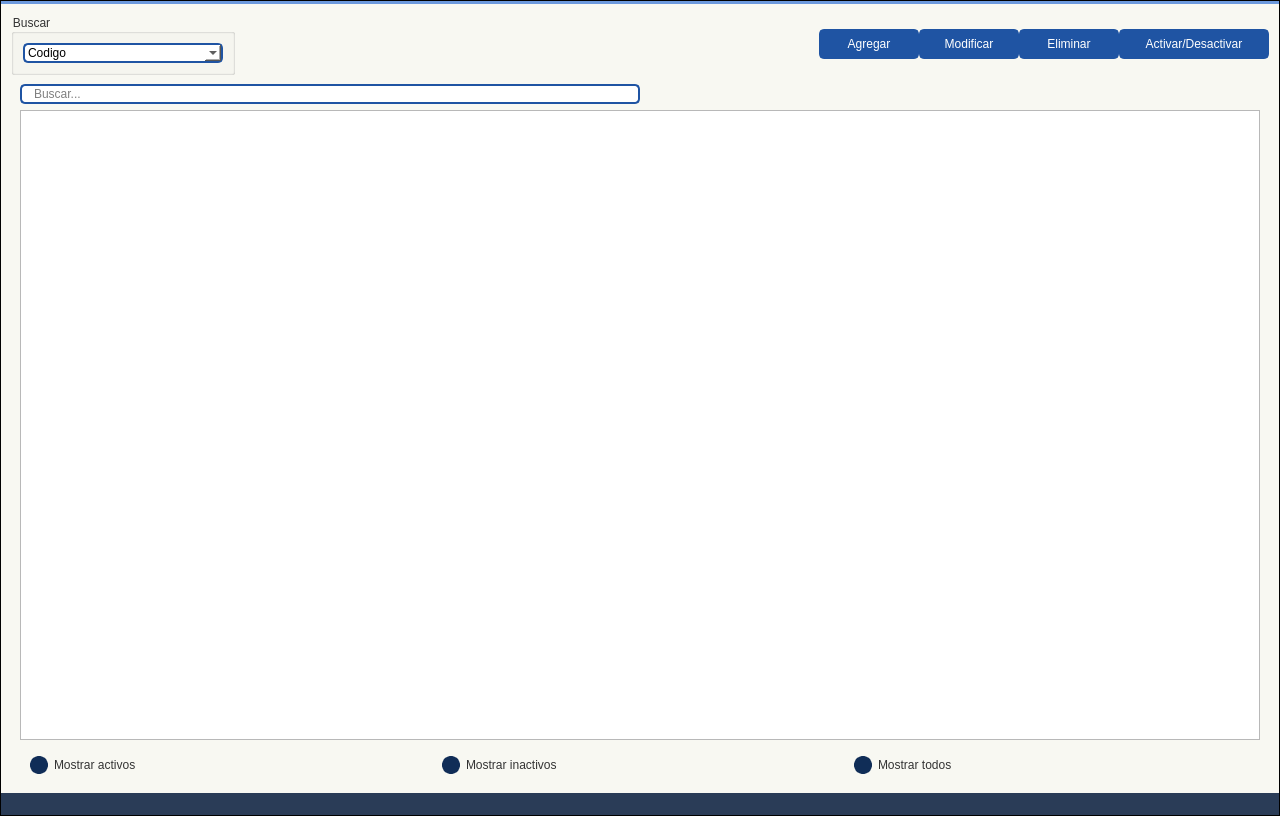
<?xml version="1.0" encoding="UTF-8"?>
<ui version="4.0">
 <author>Wanderson M. Pimenta</author>
 <class>MainWindow</class>
 <widget class="QMainWindow" name="MainWindow">
  <property name="geometry">
   <rect>
    <x>0</x>
    <y>0</y>
    <width>1280</width>
    <height>816</height>
   </rect>
  </property>
  <property name="minimumSize">
   <size>
    <width>1280</width>
    <height>720</height>
   </size>
  </property>
  <property name="windowTitle">
   <string/>
  </property>
  <property name="windowIcon">
   <iconset>
    <normaloff>:/images/images/images/Logo_vertical.png</normaloff>:/images/images/images/Logo_vertical.png</iconset>
  </property>
  <widget class="QWidget" name="styleSheet">
   <property name="font">
    <font>
     <family>Segoe UI</family>
     <pointsize>9</pointsize>
     <weight>50</weight>
     <italic>false</italic>
     <bold>false</bold>
    </font>
   </property>
   <property name="styleSheet">
    <string notr="true">QWidget{
	color: #333;
	font: 9pt &quot;Segoe UI&quot;;
}

/* ----------------- Bg App ----------------- */
#bgApp {	
	background-color: #f8f8f2;
	border: 1px solid black;
    color: #44475a;
}

/* ----------------- Left Menu ----------------- */
/* color de la barra lateral */
#leftMenuBg {	
	background-color: #1F54A3;
}

#topLogo {
	background-color: #1F54A3;
	background-image: ;
	image: url(:/images/images/images/Logo.png);
	background-position: centered;
	background-repeat: no-repeat;
}

#titleLeftApp { font: 63 12pt &quot;Segoe UI Semibold&quot;; color: #f8f8f2; }
#titleLeftDescription { font: 8pt &quot;Segoe UI&quot;; color: rgb(121, 172, 247); }

/* -----------------  MENUS ----------------- */


#topMenu .QPushButton {	
	background-position: left center;
    background-repeat: no-repeat;
	border: none;
	border-left: 22px solid transparent;
	background-color: transparent;
	text-align: left;
	padding-left: 44px;
    color: #f8f8f2;
}

#topMenu .QPushButton:hover {
	background-color: #286FD6;
}
#topMenu .QPushButton:pressed {	
	background-color: #2A3C57;
	color: rgb(255, 255, 255);
}
#bottomMenu .QPushButton {	
	background-position: left center;
    background-repeat: no-repeat;
	border: none;
	border-left: 20px solid transparent;
	background-color:transparent;
	text-align: left;
	padding-left: 44px;
    color: #f8f8f2;
}
#bottomMenu .QPushButton:hover {
	background-color: #286FD6;
}
#bottomMenu .QPushButton:pressed {	
	background-color: #2A3C57;
	color: rgb(255, 255, 255);
}


/*la linea fina */
#leftMenuFrame{
	border-top: 3px solid #286FD6;
}


/* ----------------- Toggle Button ----------------- */

/*boton de las 3 lineas*/

#toggleButton {
	background-position: left center;
    background-repeat: no-repeat;
	border: none;
	border-left: 20px solid transparent;
	background-color: #6C99DD;
	text-align: left;
	padding-left: 44px;
	color: #f8f8f2;
}
#toggleButton:hover {
	background-color: #286FD6;
}
#toggleButton:pressed {	
	background-color: #2A3C57;
	color: rgb(255, 255, 255);
}



/* ----------------- Content App ----------------- */


/*barra fero de arriba*/
#contentTopBg{	background-color: #1F54A3; } 
/*la linea fina debajo de la linea fero*/
#contentBottom{ border-top: 3px solid #6C99DD; }

/*El color de la letra*/
#titleRightInfo{ color: #f8f8f2; }

/*El margen de la letra*/
#titleRightInfo { padding-left: 10px; }




/* ----------------- Top Buttons ----------------- */
/*minimizar, maximizar, cerrar*/
#rightButtons .QPushButton { background-color: rgba(255, 255, 255, 0); border: none;  border-radius: 5px; }
#rightButtons .QPushButton:hover { background-color: #286FD6; border-style: solid; border-radius: 4px; }
#rightButtons .QPushButton:pressed { background-color: #2A3C57; border-style: solid; border-radius: 4px; }




/* ----------------- Bottom Bar ----------------- */
/*Status bar (inferior)*/
#bottomBar { background-color: #2A3C57 }
#bottomBar QLabel { font-size: 11px; color: #f8f8f2; padding-left: 10px; padding-right: 10px; padding-bottom: 2px; }


/* ----------------- QTableWidget ----------------- */
QTableWidget {	
	background-color: transparent;
/*	padding: 10px;*/
	border-radius: 5px;
	gridline-color: #6C99DD;
    outline: none;
}
QTableWidget::item{
	border-color: tranparent;
	padding-left: 5px;
	padding-right: 5px;
	gridline-color: transparent;
}

QTableWidget::item:selected{
	background-color:#6C99DD; /*color al seleccionar el cuadro*/
    color: white;/*color de la letra en el cuadro*/
}

QHeaderView::section{
	background-color: white;
	border: none;
	border-style: none;
}

/*
QTableWidget::horizontalHeader {	
	background-color: #6272a4;
}
*/

QHeaderView::section:horizontal
{
    border: 1px solid #1F54A3;
	background-color: #1F54A3;
/*	padding: 3px;*/
	border-top-left-radius: 7px;
    border-top-right-radius: 7px;
    color: white;
}

QHeaderView::section:vertical
{
    border: 1px solid #1F54A3;
	border-top-left-radius: 7px;
    border-bottom-left-radius: 7px;
	padding-left:4px;
}




/* ----------------- LineEdit  ----------------- */
QLineEdit {
	border-radius: 5px;
	border: 2px solid #1F54A3;
	padding-left: 10px;
	selection-color: white;
	selection-background-color: #2A3C57;
    color: black;
}
QLineEdit:hover {
	border: 2px solid rgb(98, 114, 164);
}
QLineEdit:focus {
	border: 2px solid #2A3C57;
}




/* ----------------- ScrollBars ----------------- */
/*tamaño y bordes*/
QScrollBar:horizontal {
    border: none;
    background: #6272a4;
    height: 8px;
    margin: 0px 21px 0 21px;
	border-radius: 0px;
}
/*la linea*/
QScrollBar::handle:horizontal {
    background: #296FD6;
    min-width: 25px;

}
/*bordecito inferior derecho*/
QScrollBar::add-line:horizontal {
    border: none;
    background: #102D57;
    width: 20px;
	border-top-right-radius: 4px;
    border-bottom-right-radius: 4px;
    subcontrol-position: right;
    subcontrol-origin: margin;
}
/*bordecito inferior izquierdo*/
QScrollBar::sub-line:horizontal {
    border: none;
    background: #102D57;
    width: 20px;
	border-top-left-radius: 4px;
    border-bottom-left-radius: 4px;
    subcontrol-position: left;
    subcontrol-origin: margin;
}

/*tamaño y bordes*/
 QScrollBar:vertical {
	border: none;
    background-color: #6272a4;
    width: 8px;
    margin: 21px 0 21px 0;
	border-radius: 0px;
 }
/*la linea*/
 QScrollBar::handle:vertical {	
	background: #296FD6;
    min-height: 25px;

 }
/*bordecito lateral inferior*/
 QScrollBar::add-line:vertical {
     border: none;
    background: #102D57;
     height: 20px;
	border-bottom-left-radius: 4px;
    border-bottom-right-radius: 4px;
     subcontrol-position: bottom;
     subcontrol-origin: margin;
 }
/*bordecito lateral superior*/
 QScrollBar::sub-line:vertical {
	border: none;
    background: #102D57;
     height: 20px;
	border-top-left-radius: 4px;
    border-top-right-radius: 4px;
     subcontrol-position: top;
     subcontrol-origin: margin;
 }

/* ----------------- RadioButton ----------------- */
QRadioButton::indicator {
    border: 3px solid #102D57;
	width: 12px;
	height: 12px;
	border-radius: 9px;
    background: #102D57;
}

QRadioButton::indicator:hover {
    border: 3px solid #1F54A3;
}

QRadioButton::indicator:checked {
    background: 3px solid #296FD6;
	border: 3px solid #296FD6;	
}
/* ----------------- QComboBox ----------------- */
QComboBox{
	background-color: white;
	border-radius: 5px;
	border: 2px solid #1F54A3;
    color: black;
}
QComboBox:hover{
	border: 2px solid #7284b9;
}
QComboBox::drop-down {
	subcontrol-origin: padding;
	subcontrol-position: top right;
	width: 25px; 
	border-left-width: 3px;
	border-left-color: white;
	border-left-style: solid;
	border-top-right-radius: 3px;
	background-image:url(:/icons/images/icons/cil-arrow-bottom.png);
	border-bottom-right-radius: 3px;	
	background-position: center;
	background-repeat: no-reperat;
 }

QComboBox QAbstractItemView {
	color: white;	
	background-color: #1F54A3;
	
	selection-background-color: #1F54A3;
}




</string>
   </property>
   <layout class="QGridLayout" name="gridLayout_10">
    <property name="leftMargin">
     <number>0</number>
    </property>
    <property name="topMargin">
     <number>0</number>
    </property>
    <property name="rightMargin">
     <number>0</number>
    </property>
    <property name="bottomMargin">
     <number>0</number>
    </property>
    <property name="spacing">
     <number>0</number>
    </property>
    <item row="0" column="0">
     <widget class="QFrame" name="bgApp">
      <property name="styleSheet">
       <string notr="true"/>
      </property>
      <property name="frameShape">
       <enum>QFrame::NoFrame</enum>
      </property>
      <property name="frameShadow">
       <enum>QFrame::Raised</enum>
      </property>
      <layout class="QHBoxLayout" name="appLayout">
       <property name="spacing">
        <number>0</number>
       </property>
       <property name="leftMargin">
        <number>0</number>
       </property>
       <property name="topMargin">
        <number>0</number>
       </property>
       <property name="rightMargin">
        <number>0</number>
       </property>
       <property name="bottomMargin">
        <number>0</number>
       </property>
       <item>
        <widget class="QFrame" name="contentBox">
         <property name="frameShape">
          <enum>QFrame::NoFrame</enum>
         </property>
         <property name="frameShadow">
          <enum>QFrame::Raised</enum>
         </property>
         <layout class="QVBoxLayout" name="verticalLayout_2">
          <property name="spacing">
           <number>0</number>
          </property>
          <property name="leftMargin">
           <number>0</number>
          </property>
          <property name="topMargin">
           <number>0</number>
          </property>
          <property name="rightMargin">
           <number>0</number>
          </property>
          <property name="bottomMargin">
           <number>0</number>
          </property>
          <item>
           <widget class="QFrame" name="contentBottom">
            <property name="frameShape">
             <enum>QFrame::NoFrame</enum>
            </property>
            <property name="frameShadow">
             <enum>QFrame::Raised</enum>
            </property>
            <layout class="QVBoxLayout" name="verticalLayout_6">
             <property name="spacing">
              <number>0</number>
             </property>
             <property name="leftMargin">
              <number>0</number>
             </property>
             <property name="topMargin">
              <number>0</number>
             </property>
             <property name="rightMargin">
              <number>0</number>
             </property>
             <property name="bottomMargin">
              <number>0</number>
             </property>
             <item>
              <widget class="QFrame" name="content">
               <property name="frameShape">
                <enum>QFrame::NoFrame</enum>
               </property>
               <property name="frameShadow">
                <enum>QFrame::Raised</enum>
               </property>
               <layout class="QHBoxLayout" name="horizontalLayout_4">
                <property name="spacing">
                 <number>0</number>
                </property>
                <property name="leftMargin">
                 <number>0</number>
                </property>
                <property name="topMargin">
                 <number>0</number>
                </property>
                <property name="rightMargin">
                 <number>0</number>
                </property>
                <property name="bottomMargin">
                 <number>0</number>
                </property>
                <item>
                 <widget class="QFrame" name="pagesContainer">
                  <property name="styleSheet">
                   <string notr="true"/>
                  </property>
                  <property name="frameShape">
                   <enum>QFrame::NoFrame</enum>
                  </property>
                  <property name="frameShadow">
                   <enum>QFrame::Raised</enum>
                  </property>
                  <layout class="QVBoxLayout" name="verticalLayout_15">
                   <property name="spacing">
                    <number>0</number>
                   </property>
                   <property name="leftMargin">
                    <number>10</number>
                   </property>
                   <property name="topMargin">
                    <number>10</number>
                   </property>
                   <property name="rightMargin">
                    <number>10</number>
                   </property>
                   <property name="bottomMargin">
                    <number>10</number>
                   </property>
                   <item>
                    <layout class="QHBoxLayout" name="horizontalLayout_19">
                     <item>
                      <widget class="QGroupBox" name="groupBox_5">
                       <property name="title">
                        <string>Buscar</string>
                       </property>
                       <layout class="QHBoxLayout" name="horizontalLayout_20">
                        <item>
                         <widget class="QComboBox" name="cbo_filterFacultad">
                          <property name="minimumSize">
                           <size>
                            <width>200</width>
                            <height>0</height>
                           </size>
                          </property>
                          <item>
                           <property name="text">
                            <string>Codigo</string>
                           </property>
                          </item>
                          <item>
                           <property name="text">
                            <string>Nombre facultad</string>
                           </property>
                          </item>
                          <item>
                           <property name="text">
                            <string>Siglas</string>
                           </property>
                          </item>
                         </widget>
                        </item>
                       </layout>
                      </widget>
                     </item>
                     <item>
                      <spacer name="horizontalSpacer_10">
                       <property name="orientation">
                        <enum>Qt::Horizontal</enum>
                       </property>
                       <property name="sizeHint" stdset="0">
                        <size>
                         <width>40</width>
                         <height>20</height>
                        </size>
                       </property>
                      </spacer>
                     </item>
                     <item>
                      <widget class="QPushButton" name="btn_agregar">
                       <property name="minimumSize">
                        <size>
                         <width>100</width>
                         <height>30</height>
                        </size>
                       </property>
                       <property name="focusPolicy">
                        <enum>Qt::TabFocus</enum>
                       </property>
                       <property name="toolTip">
                        <string>Agregar cliente</string>
                       </property>
                       <property name="styleSheet">
                        <string notr="true">#pagesContainer QPushButton {
	border: 2px solid #1F54A3;
	border-radius: 5px;	
	background-color: #1F54A3;
	color:white;
}
#pagesContainer QPushButton:hover {
	background-color: #286FD6;
	border: 2px solid #286FD6;
}
#pagesContainer QPushButton:pressed {	
	background-color: #2A3C57;
	border: 2px solid #2A3C57;
}</string>
                       </property>
                       <property name="text">
                        <string>Agregar</string>
                       </property>
                      </widget>
                     </item>
                     <item>
                      <widget class="QPushButton" name="btn_modificar">
                       <property name="minimumSize">
                        <size>
                         <width>100</width>
                         <height>30</height>
                        </size>
                       </property>
                       <property name="focusPolicy">
                        <enum>Qt::TabFocus</enum>
                       </property>
                       <property name="toolTip">
                        <string>Modificar Cliente</string>
                       </property>
                       <property name="styleSheet">
                        <string notr="true">#pagesContainer QPushButton {
	border: 2px solid #1F54A3;
	border-radius: 5px;	
	background-color: #1F54A3;
	color:white;
}
#pagesContainer QPushButton:hover {
	background-color: #286FD6;
	border: 2px solid #286FD6;
}
#pagesContainer QPushButton:pressed {	
	background-color: #2A3C57;
	border: 2px solid #2A3C57;
}</string>
                       </property>
                       <property name="text">
                        <string>Modificar</string>
                       </property>
                      </widget>
                     </item>
                     <item>
                      <widget class="QPushButton" name="btn_eliminar">
                       <property name="minimumSize">
                        <size>
                         <width>100</width>
                         <height>30</height>
                        </size>
                       </property>
                       <property name="styleSheet">
                        <string notr="true">#pagesContainer QPushButton {
	border: 2px solid #1F54A3;
	border-radius: 5px;	
	background-color: #1F54A3;
	color:white;
}
#pagesContainer QPushButton:hover {
	background-color: #286FD6;
	border: 2px solid #286FD6;
}
#pagesContainer QPushButton:pressed {	
	background-color: #2A3C57;
	border: 2px solid #2A3C57;
}</string>
                       </property>
                       <property name="text">
                        <string>Eliminar</string>
                       </property>
                      </widget>
                     </item>
                     <item>
                      <widget class="QPushButton" name="btn_baja">
                       <property name="minimumSize">
                        <size>
                         <width>150</width>
                         <height>30</height>
                        </size>
                       </property>
                       <property name="styleSheet">
                        <string notr="true">#pagesContainer QPushButton {
	border: 2px solid #1F54A3;
	border-radius: 5px;	
	background-color: #1F54A3;
	color:white;
}
#pagesContainer QPushButton:hover {
	background-color: #286FD6;
	border: 2px solid #286FD6;
}
#pagesContainer QPushButton:pressed {	
	background-color: #2A3C57;
	border: 2px solid #2A3C57;
}</string>
                       </property>
                       <property name="text">
                        <string>Activar/Desactivar</string>
                       </property>
                      </widget>
                     </item>
                    </layout>
                   </item>
                   <item>
                    <widget class="QStackedWidget" name="stackedWidget">
                     <property name="styleSheet">
                      <string notr="true"/>
                     </property>
                     <property name="currentIndex">
                      <number>0</number>
                     </property>
                     <widget class="QWidget" name="personas">
                      <layout class="QGridLayout" name="gridLayout_8">
                       <item row="0" column="0">
                        <layout class="QHBoxLayout" name="horizontalLayout_21">
                         <item>
                          <widget class="QLineEdit" name="txtBuscarFacultad">
                           <property name="placeholderText">
                            <string>Buscar...</string>
                           </property>
                          </widget>
                         </item>
                         <item>
                          <spacer name="horizontalSpacer_11">
                           <property name="orientation">
                            <enum>Qt::Horizontal</enum>
                           </property>
                           <property name="sizeHint" stdset="0">
                            <size>
                             <width>40</width>
                             <height>20</height>
                            </size>
                           </property>
                          </spacer>
                         </item>
                        </layout>
                       </item>
                       <item row="1" column="0">
                        <layout class="QGridLayout" name="gridLayout_13">
                         <item row="0" column="0">
                          <widget class="QTableView" name="tablefacultad">
                           <property name="editTriggers">
                            <set>QAbstractItemView::NoEditTriggers</set>
                           </property>
                           <property name="selectionBehavior">
                            <enum>QAbstractItemView::SelectRows</enum>
                           </property>
                           <attribute name="horizontalHeaderDefaultSectionSize">
                            <number>150</number>
                           </attribute>
                           <attribute name="horizontalHeaderMinimumSectionSize">
                            <number>80</number>
                           </attribute>
                           <attribute name="horizontalHeaderStretchLastSection">
                            <bool>true</bool>
                           </attribute>
                          </widget>
                         </item>
                        </layout>
                       </item>
                       <item row="2" column="0">
                        <layout class="QHBoxLayout" name="horizontalLayout">
                         <property name="leftMargin">
                          <number>10</number>
                         </property>
                         <property name="topMargin">
                          <number>10</number>
                         </property>
                         <item>
                          <widget class="QRadioButton" name="rdb_activo">
                           <property name="text">
                            <string>Mostrar activos</string>
                           </property>
                          </widget>
                         </item>
                         <item>
                          <widget class="QRadioButton" name="rdb_inactivo">
                           <property name="text">
                            <string>Mostrar inactivos</string>
                           </property>
                          </widget>
                         </item>
                         <item>
                          <widget class="QRadioButton" name="rdb_all">
                           <property name="text">
                            <string>Mostrar todos</string>
                           </property>
                          </widget>
                         </item>
                        </layout>
                       </item>
                      </layout>
                     </widget>
                    </widget>
                   </item>
                  </layout>
                 </widget>
                </item>
               </layout>
              </widget>
             </item>
             <item>
              <widget class="QFrame" name="bottomBar">
               <property name="minimumSize">
                <size>
                 <width>0</width>
                 <height>22</height>
                </size>
               </property>
               <property name="maximumSize">
                <size>
                 <width>16777215</width>
                 <height>22</height>
                </size>
               </property>
               <property name="frameShape">
                <enum>QFrame::NoFrame</enum>
               </property>
               <property name="frameShadow">
                <enum>QFrame::Raised</enum>
               </property>
               <layout class="QHBoxLayout" name="horizontalLayout_5">
                <property name="spacing">
                 <number>0</number>
                </property>
                <property name="leftMargin">
                 <number>0</number>
                </property>
                <property name="topMargin">
                 <number>0</number>
                </property>
                <property name="rightMargin">
                 <number>0</number>
                </property>
                <property name="bottomMargin">
                 <number>0</number>
                </property>
                <item>
                 <widget class="QLabel" name="fechahora">
                  <property name="text">
                   <string/>
                  </property>
                  <property name="alignment">
                   <set>Qt::AlignRight|Qt::AlignTrailing|Qt::AlignVCenter</set>
                  </property>
                 </widget>
                </item>
               </layout>
              </widget>
             </item>
            </layout>
           </widget>
          </item>
         </layout>
        </widget>
       </item>
      </layout>
     </widget>
    </item>
   </layout>
  </widget>
 </widget>
 <tabstops>
  <tabstop>cbo_filterFacultad</tabstop>
  <tabstop>txtBuscarFacultad</tabstop>
  <tabstop>tablefacultad</tabstop>
  <tabstop>btn_agregar</tabstop>
  <tabstop>btn_modificar</tabstop>
 </tabstops>
 <resources>
  <include location="resources.qrc"/>
 </resources>
 <connections/>
</ui>
